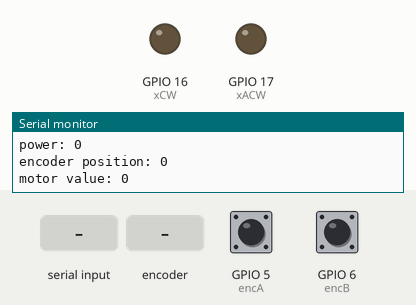
The sketch below on a simulated ESP32-S3. Parts: output pins drawn as LEDs (lit = HIGH), the last lines printed to the serial monitor. Inputs (shaded band) come from the test bench; at power-on: GPIO 5 (encA) HIGH, GPIO 6 (encB) HIGH.

Above: at 1.2 s.
1.3 s: "90,45\n" received over Serial
At 2.5 s:
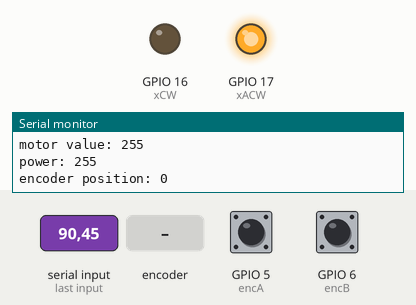
2.8 s: "5\n" received over Serial
At 4.0 s:
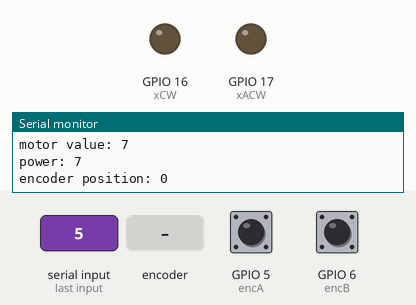
4.3 s: "90\n" received over Serial
At 4.8 s:
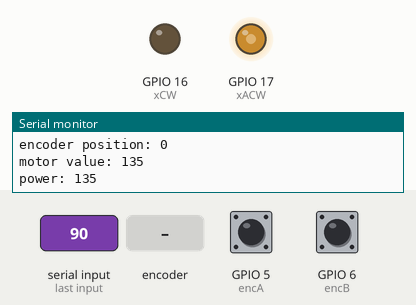
5.8 s: rotary encoder on GPIO 5 (encA) / GPIO 6 (encB) turned 2 steps (second pin leading)
At 6.04 s:
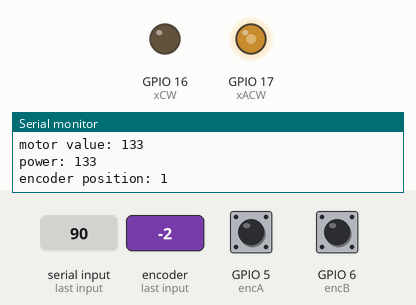
7.7 s: "30,150\n" received over Serial
At 8.9 s:
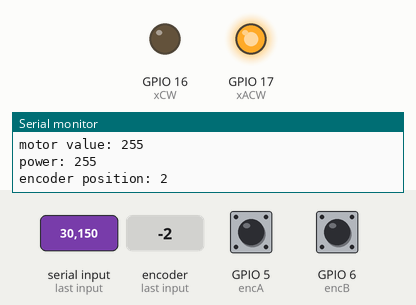
Timing chart, 0 to 10.7 s (numbered marks = the images above; inputs shaded):
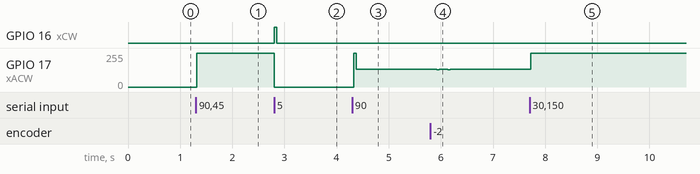

The sketch:

PID_using_PIDController_library_serial.ino.ino
```cpp
#include <PIDController.h>
volatile long int encoder_pos = 0;
PIDController pos_pid;
int motor_value = 255;
unsigned int integerValue=0;  // Max value is 65535
char incomingByte;

#define poten A0     // connected to potentiometer
#define encA 5     // x axis motor encoder A
#define encB 6     // x axis motor encoder B
#define xCW 16     // CW direction
#define xACW 17    // ACW direction

void setup() {

  Serial.begin(9600);
  pinMode(encA, INPUT);
  pinMode(encB, INPUT);    //encoder reading code for X-axis motor
  pinMode(xCW, OUTPUT);   //direction CW
  pinMode(xACW, OUTPUT);  //direction ACW
  attachInterrupt(digitalPinToInterrupt(encA), encoder, RISING);

  pos_pid.begin();
  pos_pid.tune(15, 0, 2000);
  pos_pid.limit(-255, 255);
}

void loop() {

if (Serial.available() > 0) {
    integerValue = 0;
    while(1) {
      incomingByte = Serial.read();
      if (incomingByte == '\n') break;
      if (incomingByte == -1) continue;
      integerValue *= 10;
      integerValue = ((incomingByte - 48) + integerValue);
      pos_pid.setpoint(integerValue);
    }
}

   motor_value = pos_pid.compute(encoder_pos);
if(motor_value > 0){
  MotorCounterClockwise(motor_value);
}else{
  MotorClockwise(abs(motor_value));
}
  Serial.printf("encoder position: %d\r\n", encoder_pos);
  Serial.printf("motor value: %d\r\n", motor_value);
  delay(10);
}


void encoder(){

  if(digitalRead(encB) == HIGH){
    encoder_pos++;
  }else{
    encoder_pos--;
  }
}

void MotorClockwise(int power){
  Serial.printf("power: %d\r\n", power);
  if(power > 100){
  analogWrite(xCW, power);
  digitalWrite(xACW, LOW);
  }else{
    digitalWrite(xCW, LOW);
    digitalWrite(xACW, LOW);
  }
}

void MotorCounterClockwise(int power){
  Serial.printf("power: %d\r\n", power);
  if(power > 100){
  analogWrite(xACW, power);
  digitalWrite(xCW, LOW);
  }else{
    digitalWrite(xCW, LOW);
    digitalWrite(xACW, LOW);
  }
}
```

Measured:
- after the input at 1.3 s, GPIO 17 (xACW): 0/255 → 255/255 at once
- after the input at 2.8 s, GPIO 16 (xCW): LOW → HIGH at once, → LOW 0.05 s later; GPIO 17 (xACW): 255/255 → 0/255 at once
- after the input at 4.3 s, GPIO 17 (xACW): 0/255 → 135/255 at once
- after the input at 5.8 s, GPIO 17 (xACW): 135/255 → 133/255 after 0.12 s, → 132/255 0.21 s later
- after the input at 7.7 s, GPIO 17 (xACW): 132/255 → 255/255 at once
